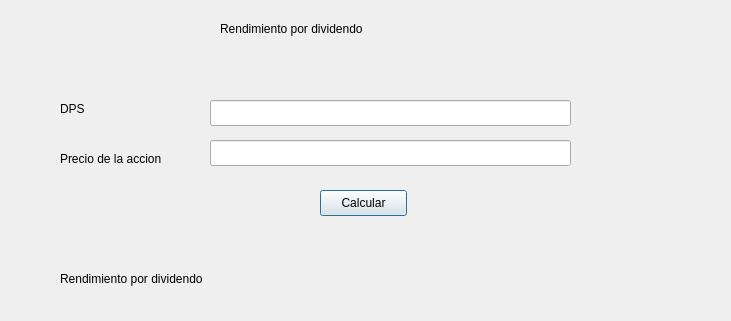
<?xml version="1.0" encoding="UTF-8"?>
<ui version="4.0">
 <class>Dialog</class>
 <widget class="QDialog" name="Dialog">
  <property name="windowModality">
   <enum>Qt::ApplicationModal</enum>
  </property>
  <property name="geometry">
   <rect>
    <x>0</x>
    <y>0</y>
    <width>731</width>
    <height>321</height>
   </rect>
  </property>
  <property name="windowTitle">
   <string>Rendimiento por dividendo</string>
  </property>
  <widget class="QLabel" name="label">
   <property name="geometry">
    <rect>
     <x>220</x>
     <y>20</y>
     <width>241</width>
     <height>18</height>
    </rect>
   </property>
   <property name="text">
    <string>Rendimiento por dividendo</string>
   </property>
  </widget>
  <widget class="QLabel" name="lbl_dps">
   <property name="geometry">
    <rect>
     <x>60</x>
     <y>100</y>
     <width>151</width>
     <height>18</height>
    </rect>
   </property>
   <property name="text">
    <string>DPS</string>
   </property>
  </widget>
  <widget class="QLabel" name="lbl_precio_accion">
   <property name="geometry">
    <rect>
     <x>60</x>
     <y>150</y>
     <width>121</width>
     <height>18</height>
    </rect>
   </property>
   <property name="text">
    <string>Precio de la accion</string>
   </property>
  </widget>
  <widget class="QLineEdit" name="txt_dps">
   <property name="geometry">
    <rect>
     <x>210</x>
     <y>100</y>
     <width>361</width>
     <height>26</height>
    </rect>
   </property>
  </widget>
  <widget class="QLineEdit" name="txt_precio_accion">
   <property name="geometry">
    <rect>
     <x>210</x>
     <y>140</y>
     <width>361</width>
     <height>26</height>
    </rect>
   </property>
  </widget>
  <widget class="QPushButton" name="btn_calcular">
   <property name="geometry">
    <rect>
     <x>320</x>
     <y>190</y>
     <width>87</width>
     <height>26</height>
    </rect>
   </property>
   <property name="text">
    <string>Calcular</string>
   </property>
  </widget>
  <widget class="QLabel" name="lbl_response">
   <property name="geometry">
    <rect>
     <x>375</x>
     <y>260</y>
     <width>211</width>
     <height>20</height>
    </rect>
   </property>
   <property name="text">
    <string/>
   </property>
  </widget>
  <widget class="QLabel" name="label_2">
   <property name="geometry">
    <rect>
     <x>60</x>
     <y>270</y>
     <width>191</width>
     <height>18</height>
    </rect>
   </property>
   <property name="text">
    <string>Rendimiento por dividendo</string>
   </property>
  </widget>
 </widget>
 <resources/>
 <connections/>
</ui>
